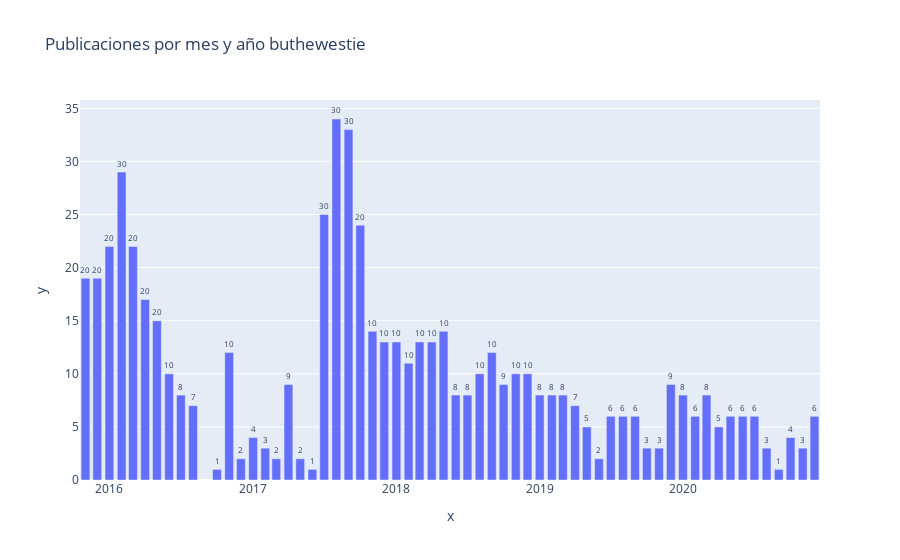

This figure's notebook cell:
### Code cell
periodo = px.bar(x=buthewestie_period.index, y=buthewestie_period, text= buthewestie_period, title = "Publicaciones por mes y año buthewestie", orientation="v")
periodo.update_traces(texttemplate='%{text:.1s}', textposition='outside')
periodo.update_layout(uniformtext_minsize=1, uniformtext_mode='hide')
periodo.show()

### Figure 1 — Plotly figure (JSON) as saved in the notebook; plotly's stock layout.template omitted (floating-point values rounded to 4 significant figures)
{"data": [{"alignmentgroup": "True", "hovertemplate": "x=%{x}<br>y=%{y}<br>text=%{text}<extra></extra>", "legendgroup": "", "marker": {"color": "#636efa"}, "name": "", "offsetgroup": "", "orientation": "v", "showlegend": false, "text": [19, 19, 22, 29, 22, 17, 15, 10, 8, 7, 1, 12, 2, 4, 3, 2, 9, 2, 1, 25, 34, 33, 24, 14, 13, 13, 11, 13, 13, 14, 8, 8, 10, 12, 9, 10, 10, 8, 8, 8, 7, 5, 2, 6, 6, 6, 3, 3, 9, 8, 6, 8, 5, 6, 6, 6, 3, 1, 4, 3, 6], "textposition": "outside", "texttemplate": "%{text:.1s}", "type": "bar", "x": ["15-11", "15-12", "16-01", "16-02", "16-03", "16-04", "16-05", "16-06", "16-07", "16-08", "16-10", "16-11", "16-12", "17-01", "17-02", "17-03", "17-04", "17-05", "17-06", "17-07", "17-08", "17-09", "17-10", "17-11", "17-12", "18-01", "18-02", "18-03", "18-04", "18-05", "18-06", "18-07", "18-08", "18-09", "18-10", "18-11", "18-12", "19-01", "19-02", "19-03", "19-04", "19-05", "19-06", "19-07", "19-08", "19-09", "19-10", "19-11", "19-12", "20-01", "20-02", "20-03", "20-04", "20-05", "20-06", "20-07", "20-08", "20-09", "20-10", "20-11", "20-12"], "xaxis": "x", "y": [19, 19, 22, 29, 22, 17, 15, 10, 8, 7, 1, 12, 2, 4, 3, 2, 9, 2, 1, 25, 34, 33, 24, 14, 13, 13, 11, 13, 13, 14, 8, 8, 10, 12, 9, 10, 10, 8, 8, 8, 7, 5, 2, 6, 6, 6, 3, 3, 9, 8, 6, 8, 5, 6, 6, 6, 3, 1, 4, 3, 6], "yaxis": "y"}], "layout": {"barmode": "relative", "legend": {"tracegroupgap": 0}, "title": {"text": "Publicaciones por mes y año buthewestie"}, "uniformtext": {"minsize": 1, "mode": "hide"}, "xaxis": {"anchor": "y", "domain": [0, 1], "title": {"text": "x"}}, "yaxis": {"anchor": "x", "domain": [0, 1], "title": {"text": "y"}}}}
